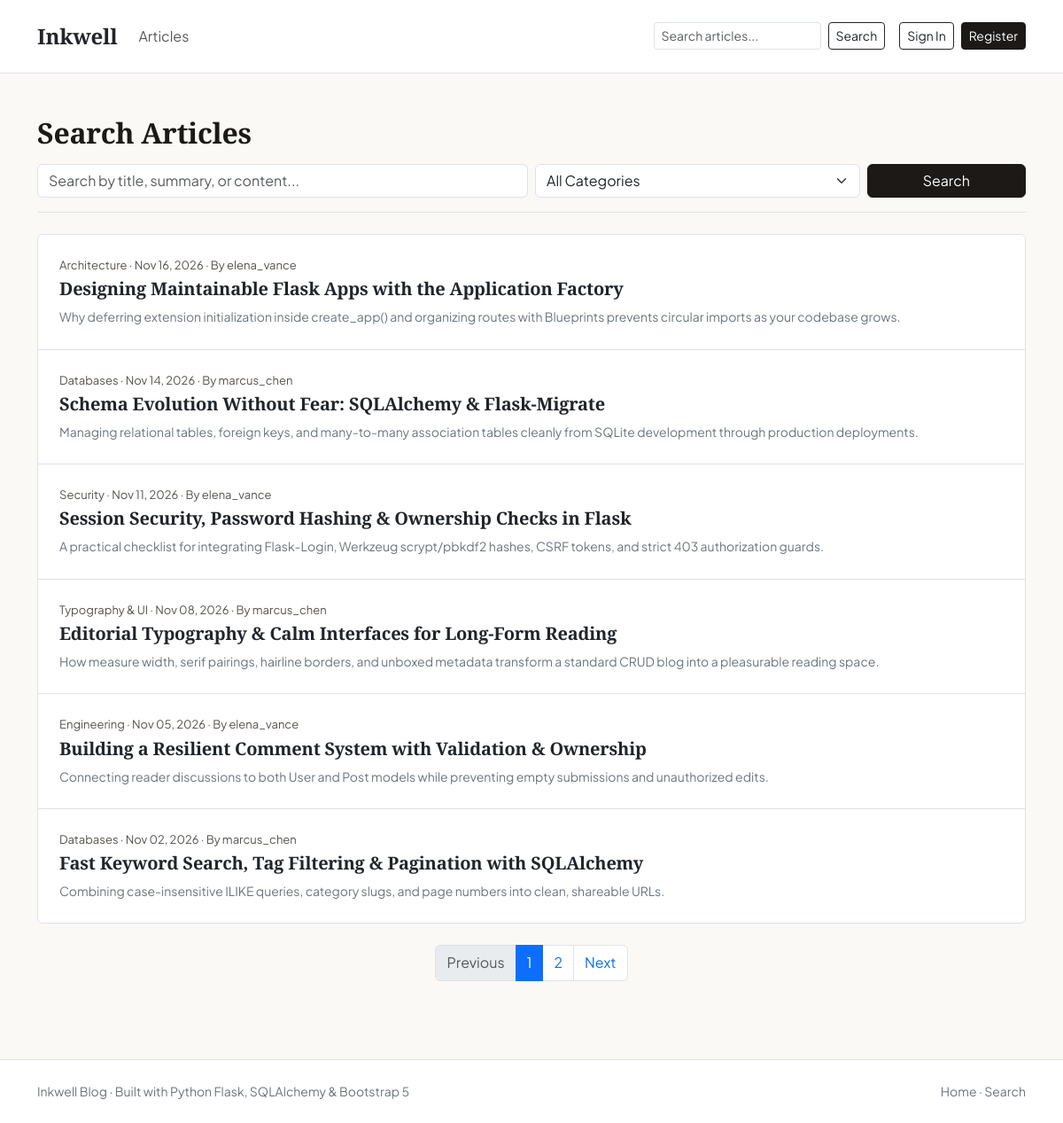
Screenshot of /search with the database file from the repository.
### flask_blog/app/models.py (models this page shows, shortened)
class Post(db.Model):
    __tablename__ = "posts"
    id = db.Column(db.Integer, primary_key=True)
    title = db.Column(db.String(160), nullable=False, index=True)
    summary = db.Column(db.String(280), default="", nullable=False)
    content = db.Column(db.Text, nullable=False)
    created_at = db.Column(db.DateTime(timezone=True), default=utc_now, nullable=False, index=True)
    updated_at = db.Column(db.DateTime(timezone=True), default=utc_now, onupdate=utc_now, nullable=False)
    user_id = db.Column(db.Integer, db.ForeignKey("users.id", ondelete="CASCADE"), nullable=False, index=True)
    category_id = db.Column(db.Integer, db.ForeignKey("categories.id", ondelete="SET NULL"), nullable=True, index=True)
    author = db.relationship("User", back_populates="posts")
    category = db.relationship("Category", back_populates="posts")
    tags = db.relationship("Tag", secondary=post_tags, back_populates="posts")
    comments = db.relationship(
        "Comment",
        back_populates="post",
        cascade="all, delete-orphan",
        order_by="Comment.created_at.desc()",
    )

class Category(db.Model):
    __tablename__ = "categories"
    id = db.Column(db.Integer, primary_key=True)
    name = db.Column(db.String(50), unique=True, nullable=False, index=True)
    slug = db.Column(db.String(60), unique=True, nullable=False, index=True)
    posts = db.relationship("Post", back_populates="category", lazy="dynamic")

class User(UserMixin, db.Model):
    __tablename__ = "users"
    id = db.Column(db.Integer, primary_key=True)
    username = db.Column(db.String(40), unique=True, nullable=False, index=True)
    email = db.Column(db.String(120), unique=True, nullable=False, index=True)
    password_hash = db.Column(db.String(256), nullable=False)
    bio = db.Column(db.String(300), default="", nullable=False)
    created_at = db.Column(db.DateTime(timezone=True), default=utc_now, nullable=False)
    posts = db.relationship("Post", back_populates="author", cascade="all, delete-orphan", lazy="dynamic")
    comments = db.relationship("Comment", back_populates="author", cascade="all, delete-orphan", lazy="dynamic")

### flask_blog/app/main/routes.py (the view)
@main_bp.route("/search")
def search():
    q = request.args.get("q", "").strip()
    category_slug = request.args.get("category", "").strip()
    tag_name = request.args.get("tag", "").strip()
    page = request.args.get("page", 1, type=int)
    query = Post.query
    if q:
        pattern = f"%{q}%"
        query = query.filter(or_(Post.title.ilike(pattern), Post.content.ilike(pattern), Post.summary.ilike(pattern)))
    active_category = None
    if category_slug:
        active_category = Category.query.filter_by(slug=category_slug).first()
        if active_category:
            query = query.filter(Post.category_id == active_category.id)
        else:
            query = query.filter(Post.id == -1)
    active_tag = None
    if tag_name:
        active_tag = Tag.query.filter(Tag.name.ilike(tag_name)).first()
        if active_tag:
            query = query.filter(Post.tags.any(Tag.id == active_tag.id))
        else:
            query = query.filter(Post.id == -1)
    per_page = current_app.config.get("POSTS_PER_PAGE", 6)
    posts = query.order_by(Post.created_at.desc()).paginate(page=page, per_page=per_page, error_out=False)
    categories = Category.query.order_by(Category.name.asc()).all()
    return render_template(
        "main/search.html",
        title=f"Search: {q}" if q else "Search Articles",
        q=q,
        posts=posts,
        categories=categories,
        active_category=active_category,
        active_tag=active_tag,
    )

### flask_blog/app/templates/main/search.html (shortened to what this page needs)
{% extends "base.html" %}
{% block content %}
<section class="mb-4 pb-3 border-bottom">
  <h1 class="h2 fw-bold mb-3">Search Articles</h1>
  <form action="{{ url_for('main.search') }}" method="get" class="row g-2 align-items-center">
    <div class="col-md-6">
      <input type="search" name="q" value="{{ q }}" class="form-control" placeholder="Search by title, summary, or content..." />
    </div>
    <div class="col-md-4">
      <select name="category" class="form-select">
        <option value="">All Categories</option>
      </select>
    </div>
    <div class="col-md-2 d-grid">
      <button type="submit" class="btn btn-editorial">Search</button>
    </div>
  </form>
</section>
{% if posts.items %}
  <div class="list-group list-group-flush bg-white border rounded">
    {% for post in posts.items %}
      <article class="list-group-item p-4">
        <div class="meta-line mb-1">
          <span>{{ post.category.name if post.category else 'General' }}</span>
          <span> &middot; </span>
          <span>{{ post.created_at.strftime('%b %d, %Y') }}</span>
          <span> &middot; </span>
          <span>By {{ post.author.username }}</span>
        </div>
        <h2 class="h5 fw-bold mb-2">
          <a href="{{ url_for('posts.post_detail', post_id=post.id) }}" class="text-decoration-none text-dark">{{ post.title }}</a>
        </h2>
        <p class="small text-secondary mb-0">{{ post.summary or (post.content | striptags | truncate(180)) }}</p>
      </article>
    {% endfor %}
  </div>
  {% if posts.pages > 1 %}
    <nav aria-label="Search pagination" class="mt-4">
      <ul class="pagination justify-content-center">
        <li class="page-item {{ 'disabled' if not posts.has_prev }}">
          <a class="page-link" href="{{ url_for('main.search', q=q, page=posts.prev_num, category=active_category.slug if active_category else None) }}">Previous</a>
        </li>
        {% for page_num in posts.iter_pages() %}
          {% if page_num %}
            <li class="page-item {{ 'active' if page_num == posts.page }}">
              <a class="page-link" href="{{ url_for('main.search', q=q, page=page_num, category=active_category.slug if active_category else None) }}">{{ page_num }}</a>
            </li>
          {% else %}
            <li class="page-item disabled"><span class="page-link">&hellip;</span></li>
          {% endif %}
        {% endfor %}
        <li class="page-item {{ 'disabled' if not posts.has_next }}">
          <a class="page-link" href="{{ url_for('main.search', q=q, page=posts.next_num, category=active_category.slug if active_category else None) }}">Next</a>
        </li>
      </ul>
    </nav>
  {% endif %}
{% endif %}
{% endblock %}

### flask_blog/app/static/css/style.css (style rules this page uses)
:root { --inkwell-paper: #fbf9f5; --inkwell-ink: #1c1917; --inkwell-muted: #57534e; --inkwell-border: #e7e5e4; --inkwell-accent: #9a3412; }
body { background-color: var(--inkwell-paper); color: var(--inkwell-ink); font-family: 'Plus Jakarta Sans', system-ui, -apple-system, sans-serif; line-height: 1.65; }
h1, h2, h3, .editorial-title { font-family: 'Playfair Display', Georgia, serif; letter-spacing: -0.01em; }
.btn-editorial { background-color: var(--inkwell-ink); color: #ffffff; border-color: var(--inkwell-ink); }
.meta-line { font-size: 0.8125rem; color: var(--inkwell-muted); }

### rows the page displays
Post: category "Architecture", created_at "Nov 16, 2026", author.username "elena_vance", title "Designing Maintainable Flask Apps with the Application Factory", summary "Why deferring extension initialization inside create_app() and organizing routes with Blueprints prevents circular imports as your codebase grows."
Post: category "Databases", created_at "Nov 14, 2026", author.username "marcus_chen", title "Schema Evolution Without Fear: SQLAlchemy & Flask-Migrate", summary "Managing relational tables, foreign keys, and many-to-many association tables cleanly from SQLite development through production deployments."
Post: category "Security", created_at "Nov 11, 2026", author.username "elena_vance", title "Session Security, Password Hashing & Ownership Checks in Flask", summary "A practical checklist for integrating Flask-Login, Werkzeug scrypt/pbkdf2 hashes, CSRF tokens, and strict 403 authorization guards."
Post: category "Typography & UI", created_at "Nov 08, 2026", author.username "marcus_chen", title "Editorial Typography & Calm Interfaces for Long-Form Reading", summary "How measure width, serif pairings, hairline borders, and unboxed metadata transform a standard CRUD blog into a pleasurable reading space."
Post: category "Engineering", created_at "Nov 05, 2026", author.username "elena_vance", title "Building a Resilient Comment System with Validation & Ownership", summary "Connecting reader discussions to both User and Post models while preventing empty submissions and unauthorized edits."
Post: category "Databases", created_at "Nov 02, 2026", author.username "marcus_chen", title "Fast Keyword Search, Tag Filtering & Pagination with SQLAlchemy", summary "Combining case-insensitive ILIKE queries, category slugs, and page numbers into clean, shareable URLs."

### other values shown
{{ page_num }} "1" "2"
